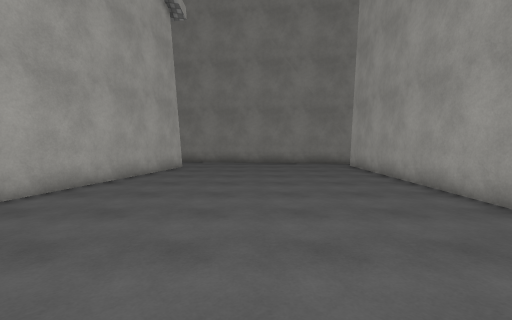
[1] (above)

17 first-person views from a walk through a 3-D level made in the Unity game engine. The camera is 1.5 m above the floor, tilts 4° down and sees 85° across. The floor is counted in squares, 1 m on a side. Each view is taken from the middle of a square. On the plan, view 1 faces up. The plan holds only what a view shows up to about 14 squares ahead; the rest is blank. The place goes on beyond the plan. Surface patterns are stand-ins for the level's own textures.

[2]
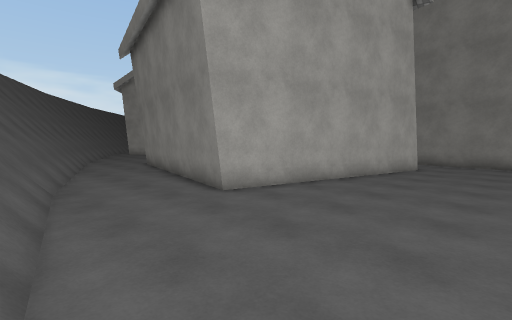

[3]
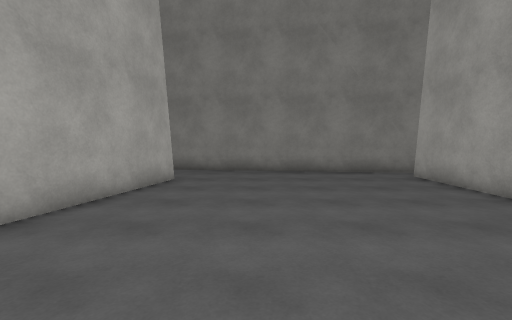

[4]
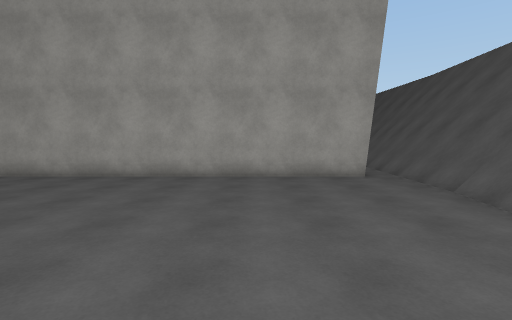

[5]
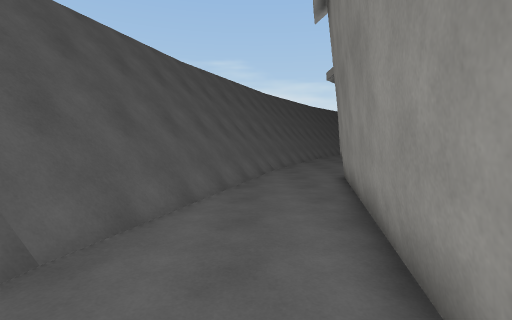

[6]
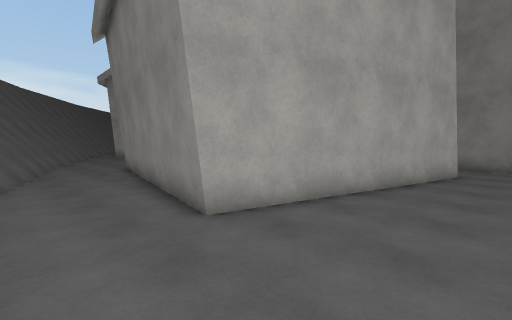

[7]
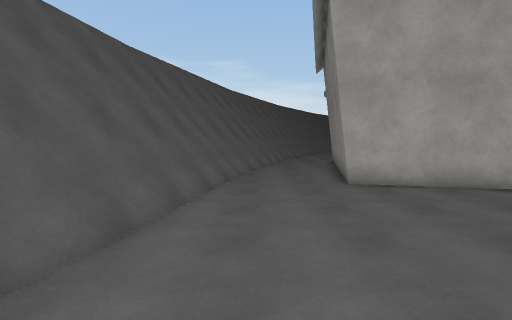

[8]
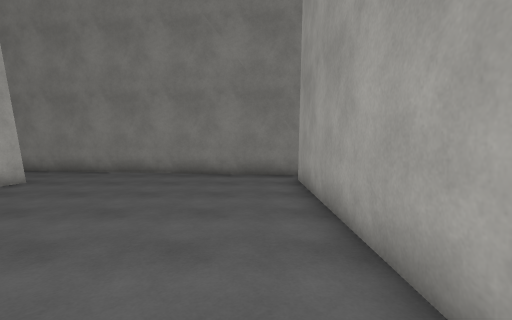

[9]
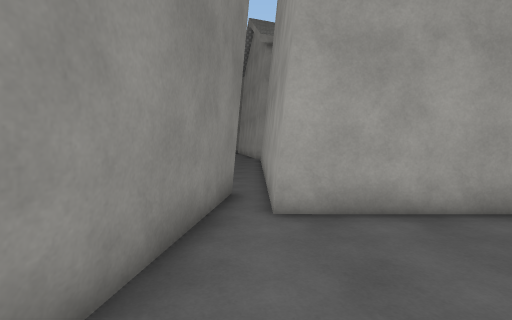

[10]
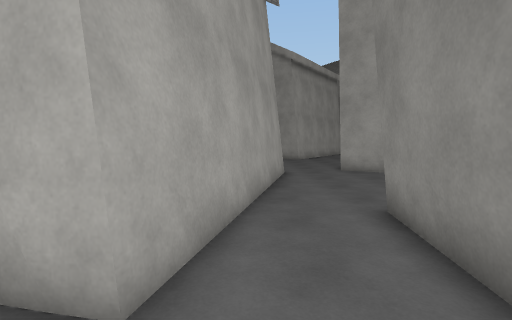

[11]
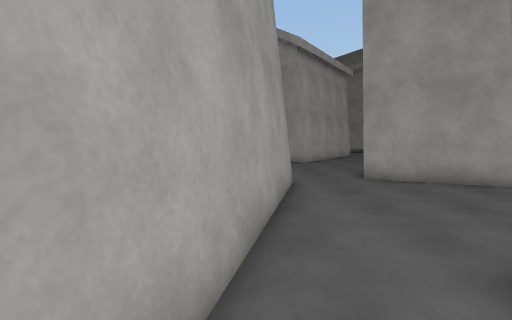

[12]
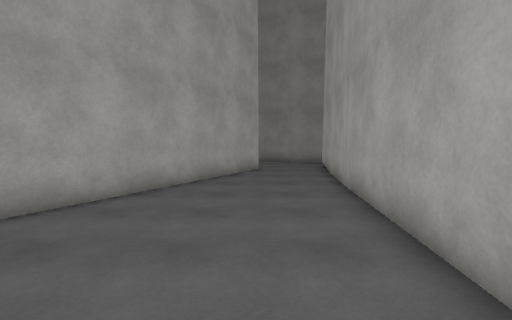

[13]
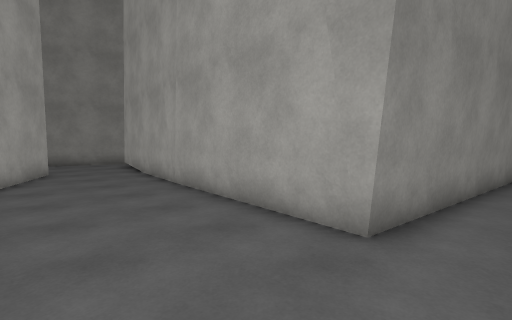

[14]
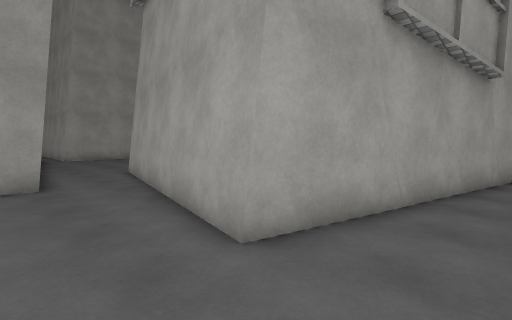

[15]
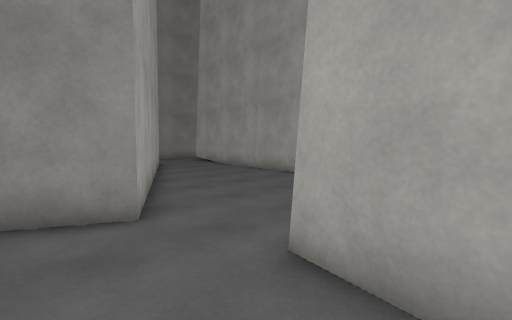

[16]
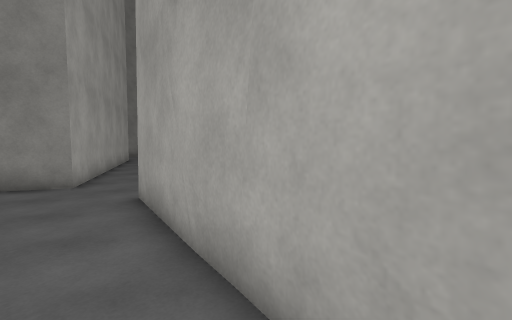

[17]
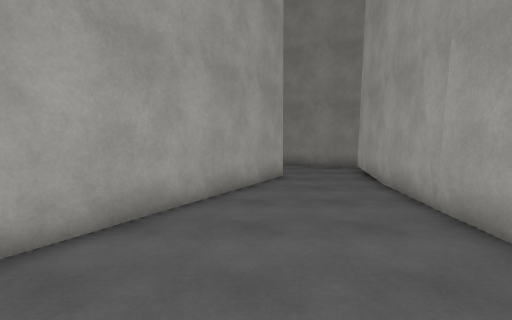

### Floor plan
Points are (right, up) in squares from view 1. A wall is a line through its corners. A room is listed if a view was taken in it or the views show most of it. See-through windows are left out.
Room 1 (views 1, 2, 3, 4, 5, 6, 7, 8, 9, 10, 16)
walls: (-4.2, 15.8) (-6.7, 5.1) (-17.5, 7.5) (-16.6, 11.1); (1.1, -1.5) (1.9, -1.7) (8, -2.1); (1.3, -1.7) (1.9, -1.9); (-9.6, 0.5) (-0.4, -1.3); (-9.5, 0.3) (-0.5, -1.4); (5.6, 0.2) (5.6, 16.5) (8.5, 16.5); (-9.7, 0.2) (-0.7, -1.5); (-9.6, -0.1) (-1, -1.7); (8, 17.6) (-3.4, 19.1); (-14.2, 1.3) (-10.2, 0.1); (-18.4, 3.1) (-9.5, 0.2); (-18.5, 3.4) (-9.5, 0.5); (-18.5, 3) (-9.6, 0.1)
low walls: (0.2, -0.8) (2.1, -1.1); (0.4, -1) (2, -1.3); (0.6, -1.2) (2, -1.5); (1.9, -1) (7.3, -1.4); (-9.3, 1.2) (2.1, -1); (1.9, -1.3) (6.8, -1.6); (-9.4, 1) (0.1, -0.8); (-9.4, 0.9) (-0.1, -0.9); (1.9, -1.5) (7.9, -1.9); (-9.4, 0.7) (-0.2, -1); (-18.5, 4.2) (-9.2, 1.1); (-18.4, 3.5) (-9.4, 0.6); (-18.5, 3.8) (-9.3, 0.8)
ways out: opening at (-18, 12) to room 2; opening at (-4.5, 17.5) to room 2
Room 2 (views 11, 12, 13, 14, 15, 17)
walls: (-3.4, 19.1) (-7.8, 19.7) (-6.8, 30.5); (-16.6, 11.1) (-15, 18.2) (-4.2, 15.8); (-10.3, 32) (-15.9, 21.2) (-17.9, 22.2)
ways out: opening at (-18, 12) to room 1; opening at (-4.5, 17.5) to room 1; opening at (-8.5, 31.5)

Where each view was taken, in squares from view 1:
view 1: 0 up, 0 right, facing up
view 2: 0 up, 0 right, facing up-left
view 3: 5 up, 1 left, facing up
view 4: 5 up, 6 left, facing right
view 5: 4 up, 6 left, facing left
view 6: 2 up, 2 left, facing up-left
view 7: 2 up, 3 right, facing left
view 8: 6 up, 4 right, facing up
view 9: 17 up, 0 right, facing right
view 10: 17 up, 2 left, facing left
view 11: 17 up, 5 left, facing left
view 12: 18 up, 10 left, facing up
view 13: 18 up, 12 left, facing up-right
view 14: 21 up, 18 left, facing down-right
view 15: 16 up, 18 left, facing up-right
view 16: 11 up, 18 left, facing up-right
view 17: 21 up, 11 left, facing up
